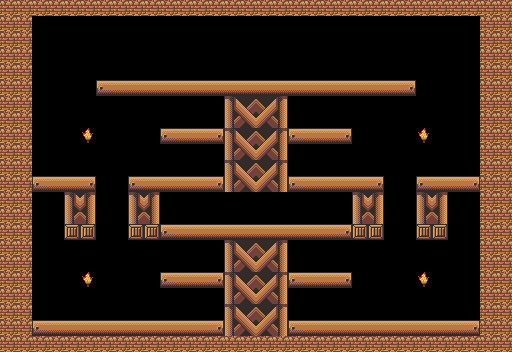

Rendered tile map (Tiled .tmx) drawn with the repository's tilesets; below, a short description and the full map source, tile grids included:
An orthogonal 32x22 tile map with 16x16 px tiles, 1 tile layer (Tile Layer 1).

<map version="1.9" tiledversion="1.9.2" orientation="orthogonal" renderorder="right-down" width="32" height="22" tilewidth="16" tileheight="16" infinite="0" nextlayerid="2" nextobjectid="1">
 <editorsettings>
  <export target="level02.csv" format="csv" />
 </editorsettings>
 <tileset firstgid="1" source="nuevo_tileset.tsx" />
 <layer id="1" name="Tile Layer 1" width="32" height="22">
  <data encoding="csv">
1,1,1,1,1,1,1,1,1,1,1,1,1,1,1,1,1,1,1,1,1,1,1,1,1,1,1,1,1,1,1,1,
1,1,0,0,0,0,0,0,0,0,0,0,0,0,0,0,0,0,0,0,0,0,0,0,0,0,0,0,0,0,1,1,
1,1,0,0,0,0,0,0,0,0,0,0,0,0,0,0,0,0,0,0,0,0,0,0,0,0,0,0,0,0,1,1,
1,1,0,0,0,0,0,0,0,0,0,0,0,0,0,0,0,0,0,0,0,0,0,0,0,0,0,0,0,0,1,1,
1,1,0,0,0,0,0,0,0,0,0,0,0,0,0,0,0,0,0,0,0,0,0,0,0,0,0,0,0,0,1,1,
1,1,0,0,0,0,21,22,22,22,22,22,22,22,22,22,22,22,22,22,22,22,22,22,22,23,0,0,0,0,1,1,
1,1,0,0,0,0,0,0,0,0,0,0,0,0,24,25,37,38,0,0,0,0,0,0,0,0,0,0,0,0,1,1,
1,1,0,0,0,0,0,0,0,0,0,0,0,0,26,27,35,36,0,0,0,0,0,0,0,0,0,0,0,0,1,1,
1,1,0,0,0,43,0,0,0,0,21,22,22,23,24,25,37,38,21,22,22,23,0,0,0,0,43,0,0,0,1,1,
1,1,0,0,0,0,0,0,0,0,0,0,0,0,26,27,35,36,0,0,0,0,0,0,0,0,0,0,0,0,1,1,
1,1,0,0,0,0,0,0,0,0,0,0,0,0,24,25,37,38,0,0,0,0,0,0,0,0,0,0,0,0,1,1,
1,1,21,22,22,23,0,0,21,22,22,22,22,23,26,27,35,36,21,22,22,22,22,23,0,0,21,22,22,23,1,1,
1,1,0,0,24,38,0,0,24,38,0,0,0,0,0,0,0,0,0,0,0,0,24,38,0,0,24,38,0,0,1,1,
1,1,0,0,26,36,0,0,26,36,0,0,0,0,0,0,0,0,0,0,0,0,26,36,0,0,26,36,0,0,1,1,
1,1,0,0,75,75,0,0,75,75,21,22,22,22,22,22,22,22,22,22,22,23,75,75,0,0,75,75,0,0,1,1,
1,1,0,0,0,0,0,0,0,0,0,0,0,0,24,25,37,38,0,0,0,0,0,0,0,0,0,0,0,0,1,1,
1,1,0,0,0,0,0,0,0,0,0,0,0,0,26,27,35,36,0,0,0,0,0,0,0,0,0,0,0,0,1,1,
1,1,0,0,0,43,0,0,0,0,21,22,22,23,24,25,37,38,21,22,22,23,0,0,0,0,43,0,0,0,1,1,
1,1,0,0,0,0,0,0,0,0,0,0,0,0,26,27,35,36,0,0,0,0,0,0,0,0,0,0,0,0,1,1,
1,1,0,0,0,0,0,0,0,0,0,0,0,0,24,25,37,38,0,0,0,0,0,0,0,0,0,0,0,0,1,1,
1,1,21,22,22,22,22,22,22,22,22,22,22,23,26,27,35,36,21,22,22,22,22,22,22,22,22,22,22,23,1,1,
1,1,1,1,1,1,1,1,1,1,1,1,1,1,1,1,1,1,1,1,1,1,1,1,1,1,1,1,1,1,1,1
</data>
 </layer>
</map>